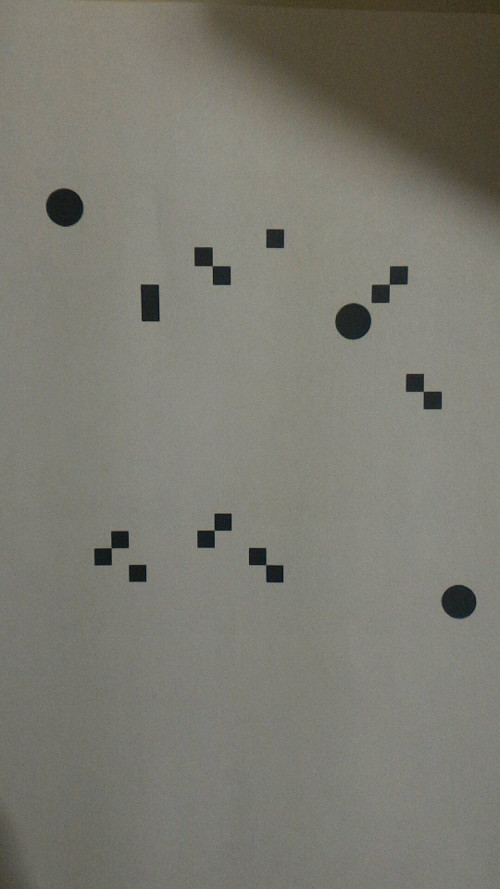
#> input picture assets/testimg010.jpg, 500 x 889 px
$ python imdecoder.py --image assets/testimg010.jpg   (Python 2 division)   (older library calls are emulated)
#> lines starting #> are read from the running program, lines starting #| are printed output that depends on the picture; after the words box and inside, x2 and y2 are one past the last pixel; in counts of white or black regions, pixels touching at a corner belong together
#> in load_img, returned value is the input picture: shape (889, 500, 3); mean B, G, R 112.3, 122, 122.9
### shape.py
import math
from enum import Enum
import cv2


class Shape(Enum):
    UNDEFINED = 0
    CIRCLE = 1
    SQUARE = 2
    POLYGON = 3
    TRIANGLE = 4
    RECTANGLE = 5

class Color(object):
    GREEN = (0, 255, 0)
    RED = (0, 0, 255)
    BLUE = (255, 0, 0)
    WHITE = (255, 255, 255)

class ShapeDescriptor(object):
    SQUARE_RATIO_LIMITS = (0.70, 1.5)

    def __init__(self, contour):
        self.contour = contour
        #
        self.moments_ = cv2.moments(contour)
        #
        self.area = 0.0
        self.centroid = (0.0,0.0)
        self.type = Shape.UNDEFINED
        self.bounder = (0,0,0,0)
        #
        self.estimate_shape()
        self.compute_centroid()

    def __repr__(self):
        return "[%d, %d]"%(self.position)

    def is_type(self, t):
        return t == self.type

    def compute_centroid(self):
        x, y, w, h = self.bounder
        self.centroid = (
                x + w/2,
                y + h/2
                )
# [11 lines of commented-out code are left out]
    @property
    def bound_rect(self):
        return self.bounder

    def estimate_shape(self):
        peri = cv2.arcLength(self.contour, True)
        approx = cv2.approxPolyDP(self.contour, 0.04 * peri, True)

        vertices = len(approx)
        self.bounder = cv2.boundingRect(approx)
        x,y,w,h = self.bounder
        self.area = w * h
        if self.area < 25:
            return

        if vertices == 3:
            self.type = Shape.TRIANGLE
        if vertices == 4:
            ar = w/float(h)
            #self.type = Shape.RECTANGLE
            #if 1 - 0.15 < math.fabs((peri / 4) ** 2) / self.area < 1 + 0.15:
            #    self.type = Shape.SQUARE
            self.type = Shape.SQUARE if (
                    self.SQUARE_RATIO_LIMITS[0]<=ar<=self.SQUARE_RATIO_LIMITS[1]
                    ) else Shape.RECTANGLE
        elif vertices == 5:
            self.type = Shape.POLYGON
        else:
            self.type = Shape.CIRCLE

    def highlight(self, ref_img, bColor=Color.GREEN, cColor=Color.WHITE):
        cv2.drawContours(ref_img, [self.contour], -1, bColor, 2)
        cv2.circle(ref_img, self.position, 1, cColor, -1)

    @property
    def position(self):
        return self.centroid
    @property
    def size(self):
        return self.area
    # [19 lines left out: functions ul_corner, dr_corner, ur_corner, r_edge, not called in this run]

    @property
    def width(self):
        return self.bounder[2]
    @property
    def height(self):
        return self.bounder[3]
class ShapeList(list):
    def query(self, key):
        return ShapeList([x for x in self if x.type == key])

    def count(self, key):
        return len(self.query(key))

    # [4 lines left out: function highlight, not called in this run]

    def remove(self, key):
        q = self.query(key)
        return ShapeList([x for x in self if x not in q])

    def get_bins_in_range(self, key, rng):
        q = self.query(key)
        return ShapeList([p for p in q if rng[0]<=p.position[0]<=rng[2] and rng[1]<=p.position[1]<=rng[3]])

    @property
    def min(self):
        return sorted(self, key=lambda x:x.size)[0]

### imdecoder.py
import argparse
import math
import cv2
import numpy as np

import imutils

from shape import *


class Detector(object):
    GKERNEL = (5,5)
    DEFAULT_ANCHOR = Shape.CIRCLE
    DEFAULT_BIN = Shape.SQUARE

    def __init__(self, img=None):
        assert img is not None
        self.image = img
        #
        self.thres = None
        #
        self.objects = ShapeList()
        self.bin_template = None
        #
        self.preprocess()
        self.digest_contours()
        #self.evaluate()

    def highlight(self):
        self.objects.highlight(self.image)

    def preprocess(self):
        gray = cv2.cvtColor(self.image, cv2.COLOR_BGR2GRAY)
        filtered = cv2.bilateralFilter(gray, 5, 20, 20)
        blurred = cv2.GaussianBlur(filtered, self.GKERNEL, 0)
        self.thres = cv2.threshold(blurred, 60, 255, cv2.THRESH_BINARY_INV)[1]
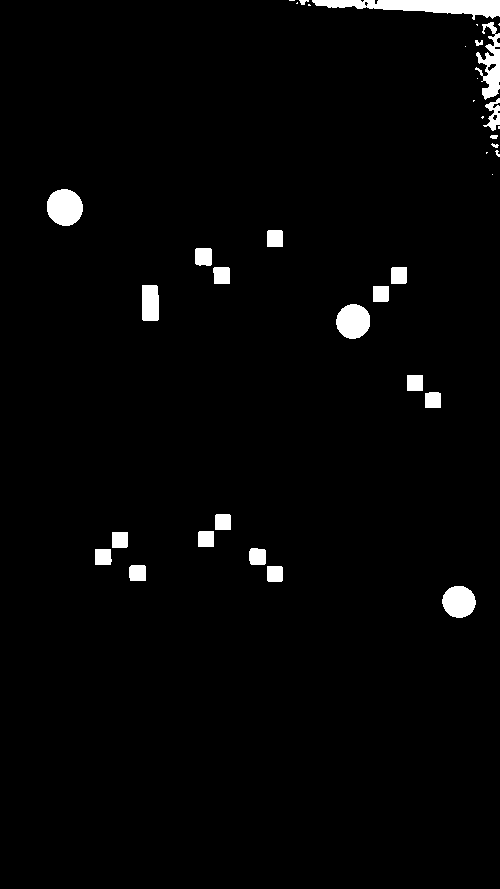
#> self.thres: shape (889, 500); 2.4% white; 38 white regions (13 under 20 px)
        # [8 lines of commented-out code are left out]

    def digest_contours(self, compensate=False):
#> called with compensate = False
        cnts = cv2.findContours(self.thres.copy(), cv2.RETR_EXTERNAL,
                    cv2.CHAIN_APPROX_SIMPLE)
#> cnts = 38 contours, 16 with area under 20; largest, box (x1, y1, x2, y2) and area: (312, 0, 500, 20) 1842, (47, 189, 83, 226) 998, (336, 304, 370, 339) 884, (475, 22, 500, 100) 821, (442, 586, 476, 618) 800
        cnts = cnts[0] if imutils.is_cv2() else cnts[1]
        for c in cnts:
            self.objects.append(ShapeDescriptor(c))
#> this loop made 38 passes
#> after the loop, self.objects = 38 items

        # remove undefined shapes
        #self.objects = self.objects.remove(Shape.UNDEFINED)
        if not compensate:
            if self.objects.min.is_type(self.DEFAULT_BIN):
                self.bin_template = self.objects.min

        tocompensate = False
#> tocompensate = False
        # Check if intersection, to compensate
        for item in self.objects:
            if (not item.is_type(self.DEFAULT_ANCHOR)) \
                    and (item.size > 1.5*self.bin_template.size):
                tocompensate = True
                x,y,w,h = item.bound_rect
                wr, hr = self.bin_template.bound_rect[2:]
                ratiow = int(w/float(wr))
                ratioh = int(h/float(hr))
                if h/float(w) > 1:
                    for i in xrange(ratioh):
                        cv2.line(self.thres, (x, y+hr),(x+w, y+hr), 0, 1)
                else:
                    for i in xrange(ratiow):
                        cv2.line(self.thres, (x+wr, y),(x+wr, y+h), 0, 1)
#> this loop made 2 passes
        if tocompensate:
            del self.objects[:]
            self.digest_contours(compensate=True)
            return
        # [37 lines of commented-out code are left out]

    # [47 lines left out: function evaluate, not called in this run]

    @property
    def num_of_objects(self):
        return len(self.objects)
    @property
    def num_of_anchors(self):
        return self.objects.count(self.DEFAULT_ANCHOR)
    @property
    def num_of_bins(self):
        return self.objects.count(self.DEFAULT_BIN)

def load_img(path=None):
    assert path is not None
    #
#    h, w = img.shape[:2]
#    if h>500 and w>500:
#        img = cv2.resize(img, (600, 600))
    return cv2.imread(path)


if __name__ == "__main__":
    # construct the argument parse and parse the arguments
    ap = argparse.ArgumentParser()
    ap.add_argument("-i", "--image", required=True,
                help="path to the input image")
    ap.add_argument("-o", "--output", required=False,
            help="path to the output image")

    args = vars(ap.parse_args())

    # load the image, convert it to grayscale, blur it slightly,
    # and threshold it
    image = load_img(args["image"])
    cv2.imshow("original", image)
#> (the run stopped early here; a loop or call above may not have finished)

$ run again, on assets/testimg012.jpg
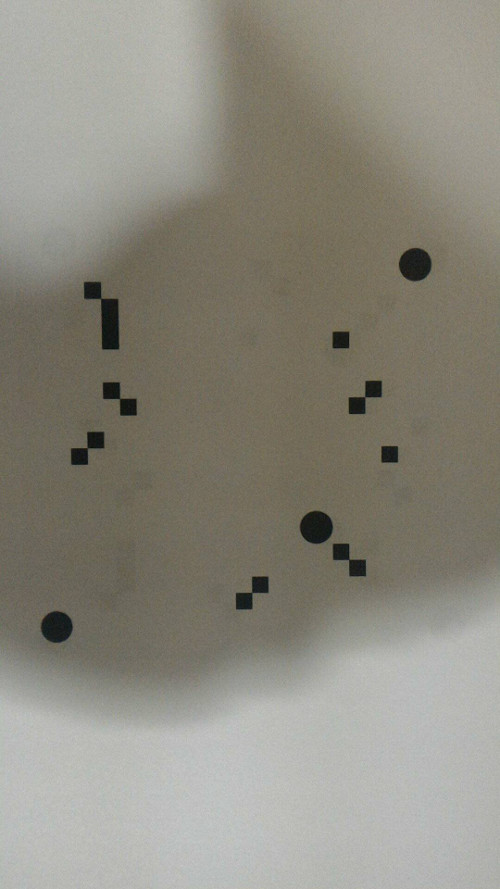
#> input picture assets/testimg012.jpg, 500 x 889 px
#> in load_img, returned value is the input picture: shape (889, 500, 3); mean B, G, R 126.8, 137.8, 140.7
#> in preprocess, `self.thres = cv2.threshold(blurred, 60, 255, cv2.THRESH_BINARY_INV)[1]`:
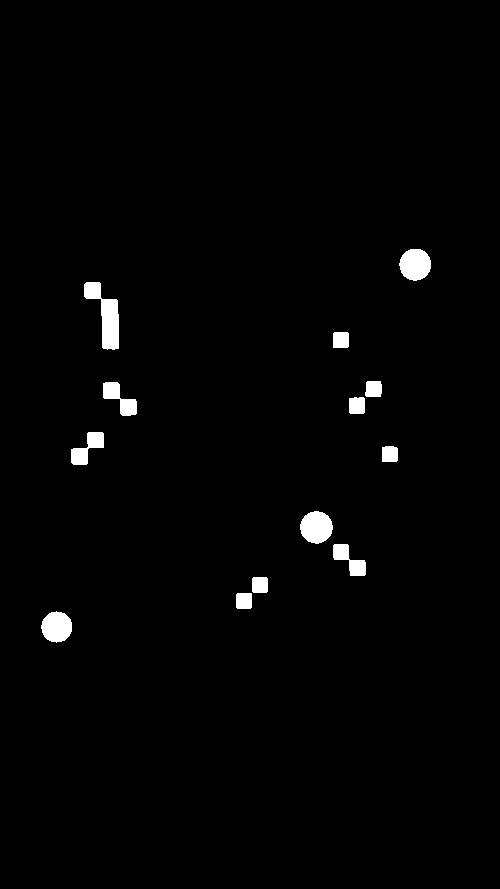
#> self.thres: shape (889, 500); 1.5% white; 13 white regions
#> cnts = 13 contours; largest, box (x1, y1, x2, y2) and area: (84, 282, 119, 350) 1042, (300, 511, 333, 544) 784, (399, 249, 431, 281) 756, (41, 611, 72, 643) 710, (103, 382, 137, 416) 500
#> the loop in digest_contours, `for c in cnts:` made 13 passes
#> after the loop in digest_contours, `for c in cnts:`: self.objects = 13 items
#> the loop in digest_contours, `for item in self.objects:` made 13 passes
#> the loop in highlight, `for i in self:` made 13 passes
#> cc = 7 items
#> in ul_corner, `x, y, w, h = self.bounder`: x = 41; y = 611; w = 31; h = 32
#> x2 = 41; y2 = 611
#> mw = 16; mh = 15
#> x1 = -231
#> y1 = 536
#> q = 6 items
#> bins = []
#> x3 = -327
#> y3 = 356
#> in dr_corner, `x, y, w, h = self.bounder`: x = 400; y = 249; w = 31
#> x4 = 431; y4 = 280
#> x5 = 703
#> y5 = 355
#> dd = []
#> x6 = 41
#> y6 = 536
#> in evaluate, `cv2.rectangle(self.image, (x5, y4), (x6, y6), (0, 255,0))`:
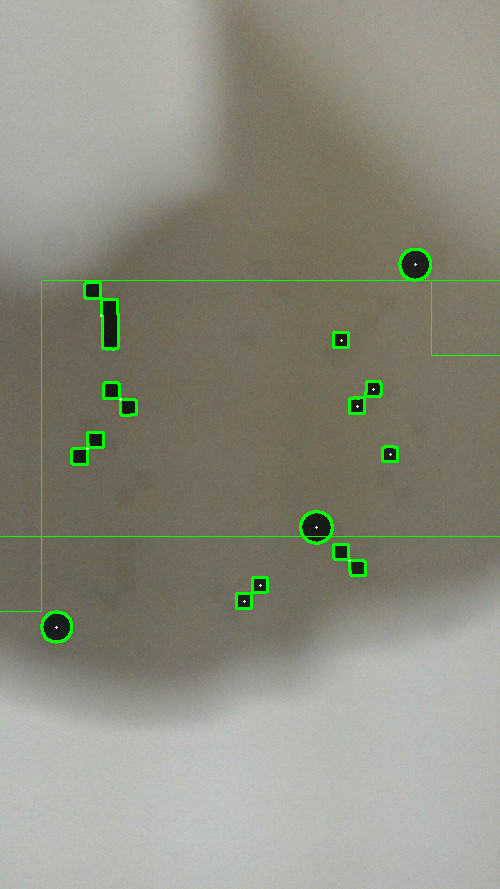
#> self.image: shape (889, 500, 3); mean B, G, R 126.2, 140, 140
